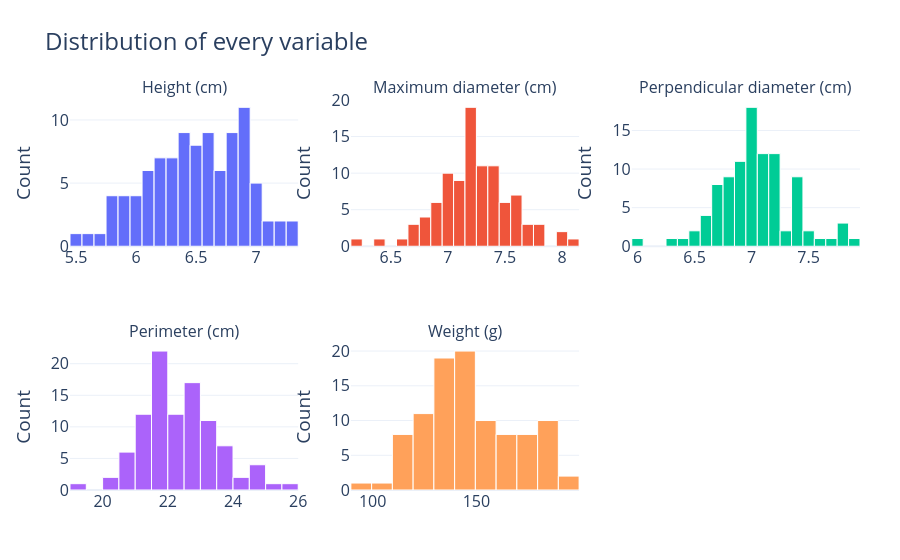

The notebook cell this image was saved under:
### Markdown cell above
### 3.1 Distributions

### Code cell
cols = FEATURES + [TARGET]
titles = ["Height (cm)", "Maximum diameter (cm)", "Perpendicular diameter (cm)", "Perimeter (cm)", "Weight (g)"]

fig = make_subplots(rows=2, cols=3, subplot_titles=titles)
for i, col in enumerate(cols):
    fig.add_trace(go.Histogram(x=df[col], nbinsx=20, name=col, showlegend=False,
                               marker_line=dict(width=1, color="white")),
                  row=i // 3 + 1, col=i % 3 + 1)
fig.update_layout(title="Distribution of every variable")
fig.update_yaxes(title_text="Count")
show(fig, height=800)

### Figure 1 — Plotly figure (JSON) as saved in the notebook; plotly's stock layout.template omitted (floating-point values rounded to 4 significant figures)
{"data": [{"marker": {"line": {"color": "white", "width": 1}}, "name": "height", "nbinsx": 20, "showlegend": false, "type": "histogram", "x": [6.5, 6.2, 6.7, 5.9, 6.2, 6.9, 5.5, 6.7, 6.0, 6.4, 7.0, 6.2, 6.9, 6.4, 5.8, 6.6, 6.1, 6.8, 7.0, 6.3, 5.7, 6.5, 6.0, 6.3, 6.6, 5.9, 6.5, 6.4, 6.4, 6.6, 6.3, 5.8, 6.7, 6.9, 6.5, 6.9, 6.6, 6.7, 6.2, 6.1, 6.8, 5.9, 6.3, 6.2, 6.3, 6.1, 5.9, 6.6, 6.8, 6.9, 6.8, 7.1, 6.8, 6.7, 7.2, 6.9, 6.9, 6.4, 6.6, 6.9, 6.5, 7.0, 7.2, 6.3, 6.8, 6.7, 7.1, 6.6, 7.3, 6.9, 6.5, 7.0, 6.8, 6.8, 7.3, 6.3, 5.8, 6.1, 6.4, 6.0, 6.6, 6.4, 6.1, 6.2, 6.1, 5.8, 6.2, 6.5, 6.9, 6.9, 6.4, 6.8, 6.0, 6.5, 6.4, 5.6, 7.0, 6.6], "xaxis": "x", "yaxis": "y"}, {"marker": {"line": {"color": "white", "width": 1}}, "name": "diam_max", "nbinsx": 20, "showlegend": false, "type": "histogram", "x": [7.4, 7.2, 7.6, 6.8, 7.1, 7.8, 6.4, 7.6, 7.0, 7.3, 8.0, 7.1, 7.8, 7.2, 6.8, 7.5, 7.0, 7.7, 8.0, 7.2, 6.7, 7.4, 6.9, 7.2, 7.6, 7.1, 7.2, 7.3, 7.3, 7.4, 7.2, 7.2, 7.6, 7.4, 7.4, 7.4, 7.7, 7.2, 7.2, 7.3, 7.1, 7.0, 7.4, 7.2, 7.0, 7.2, 7.2, 7.3, 7.3, 7.2, 7.5, 7.4, 7.1, 7.2, 7.4, 7.5, 7.0, 6.8, 7.0, 7.3, 7.1, 7.0, 7.4, 6.9, 7.2, 6.6, 7.3, 7.2, 7.1, 6.9, 7.4, 7.5, 6.8, 7.8, 8.1, 6.9, 6.9, 7.0, 7.1, 7.0, 7.5, 6.9, 7.1, 7.2, 6.7, 6.7, 7.0, 7.6, 7.7, 7.5, 7.3, 7.6, 7.3, 7.3, 7.2, 6.2, 7.6, 7.2], "xaxis": "x2", "yaxis": "y2"}, {"marker": {"line": {"color": "white", "width": 1}}, "name": "diam_perp", "nbinsx": 20, "showlegend": false, "type": "histogram", "x": [7.2, 7.0, 7.4, 6.7, 7.0, 7.6, 6.3, 7.5, 6.8, 7.1, 7.8, 6.9, 7.7, 7.1, 6.6, 7.4, 6.8, 7.5, 7.8, 7.0, 6.5, 7.2, 6.7, 7.0, 7.4, 6.9, 7.0, 7.1, 6.9, 7.2, 7.0, 6.8, 7.4, 7.3, 6.9, 7.0, 7.2, 7.1, 7.0, 7.1, 7.0, 6.9, 7.2, 7.1, 6.9, 7.0, 7.2, 7.2, 7.2, 6.8, 7.1, 7.1, 7.0, 7.1, 7.0, 7.0, 6.9, 6.5, 6.8, 7.1, 6.7, 6.6, 7.2, 6.7, 6.9, 6.4, 6.9, 7.0, 6.8, 6.7, 7.1, 7.2, 6.6, 7.4, 7.8, 6.6, 6.8, 7.0, 7.0, 6.9, 7.4, 6.8, 7.9, 6.7, 6.8, 6.7, 6.9, 7.3, 7.2, 7.4, 7.2, 7.4, 7.1, 6.7, 7.0, 6.0, 7.4, 7.0], "xaxis": "x3", "yaxis": "y3"}, {"marker": {"line": {"color": "white", "width": 1}}, "name": "perimeter", "nbinsx": 20, "showlegend": false, "type": "histogram", "x": [23.2, 22.5, 23.9, 21.5, 22.3, 24.5, 20.1, 24.0, 21.9, 22.9, 25.0, 22.2, 24.6, 22.7, 21.2, 23.6, 22.0, 24.2, 24.9, 22.6, 20.9, 23.2, 21.6, 22.6, 23.8, 21.0, 21.6, 21.9, 21.7, 22.2, 21.8, 21.1, 23.2, 22.5, 21.7, 21.9, 22.5, 22.0, 21.6, 21.9, 21.9, 21.5, 21.6, 21.5, 21.2, 21.7, 22.0, 22.5, 23.0, 22.5, 23.8, 23.4, 23.1, 23.0, 23.4, 23.6, 22.5, 21.4, 22.2, 23.1, 22.0, 21.9, 23.5, 21.6, 22.6, 20.8, 22.9, 22.7, 22.4, 21.8, 23.3, 23.8, 21.6, 23.4, 24.5, 20.8, 20.7, 21.2, 20.8, 21.1, 22.4, 21.1, 21.2, 21.2, 20.9, 20.3, 21.3, 22.5, 25.6, 22.6, 22.0, 22.5, 21.7, 22.2, 21.2, 19.1, 22.7, 21.5], "xaxis": "x4", "yaxis": "y4"}, {"marker": {"line": {"color": "white", "width": 1}}, "name": "weight", "nbinsx": 20, "showlegend": false, "type": "histogram", "x": [156, 143, 172, 126, 143, 186, 105, 174, 137, 151, 196, 142, 189, 149, 120, 164, 139, 178, 194, 145, 117, 155, 131, 146, 168, 134, 136, 150, 137, 137, 141, 133, 155, 141, 140, 139, 163, 137, 142, 140, 131, 136, 144, 136, 128, 138, 136, 143, 186, 165, 179, 183, 180, 171, 180, 181, 165, 145, 158, 181, 156, 152, 186, 141, 169, 134, 176, 170, 165, 150, 175, 189, 148, 159, 169, 110, 116, 120, 117, 122, 137, 117, 122, 110, 115, 111, 120, 144, 148, 143, 127, 146, 126, 125, 130, 90, 136, 123], "xaxis": "x5", "yaxis": "y5"}], "layout": {"annotations": [{"font": {"size": 16}, "showarrow": false, "text": "Height (cm)", "x": 0.1444, "xanchor": "center", "xref": "paper", "y": 1, "yanchor": "bottom", "yref": "paper"}, {"font": {"size": 16}, "showarrow": false, "text": "Maximum diameter (cm)", "x": 0.5, "xanchor": "center", "xref": "paper", "y": 1, "yanchor": "bottom", "yref": "paper"}, {"font": {"size": 16}, "showarrow": false, "text": "Perpendicular diameter (cm)", "x": 0.8556, "xanchor": "center", "xref": "paper", "y": 1, "yanchor": "bottom", "yref": "paper"}, {"font": {"size": 16}, "showarrow": false, "text": "Perimeter (cm)", "x": 0.1444, "xanchor": "center", "xref": "paper", "y": 0.375, "yanchor": "bottom", "yref": "paper"}, {"font": {"size": 16}, "showarrow": false, "text": "Weight (g)", "x": 0.5, "xanchor": "center", "xref": "paper", "y": 0.375, "yanchor": "bottom", "yref": "paper"}], "autosize": true, "font": {"size": 16}, "margin": {"b": 70, "l": 70, "r": 40, "t": 100}, "title": {"font": {"size": 24}, "text": "Distribution of every variable"}, "xaxis": {"anchor": "y", "autorange": true, "domain": [0, 0.2889], "range": [5.45, 7.35], "type": "linear"}, "xaxis2": {"anchor": "y2", "autorange": true, "domain": [0.3556, 0.6444], "range": [6.15, 8.15], "type": "linear"}, "xaxis3": {"anchor": "y3", "autorange": true, "domain": [0.7111, 1], "range": [5.95, 7.95], "type": "linear"}, "xaxis4": {"anchor": "y4", "autorange": true, "domain": [0, 0.2889], "range": [19, 26], "type": "linear"}, "xaxis5": {"anchor": "y5", "autorange": true, "domain": [0.3556, 0.6444], "range": [89.5, 199.5], "type": "linear"}, "xaxis6": {"anchor": "y6", "domain": [0.7111, 1]}, "yaxis": {"anchor": "x", "autorange": true, "domain": [0.625, 1], "range": [0, 11.58], "title": {"text": "Count"}}, "yaxis2": {"anchor": "x2", "autorange": true, "domain": [0.625, 1], "range": [0, 20], "title": {"text": "Count"}}, "yaxis3": {"anchor": "x3", "autorange": true, "domain": [0.625, 1], "range": [0, 18.95], "title": {"text": "Count"}}, "yaxis4": {"anchor": "x4", "autorange": true, "domain": [0, 0.375], "range": [0, 23.16], "title": {"text": "Count"}}, "yaxis5": {"anchor": "x5", "autorange": true, "domain": [0, 0.375], "range": [0, 21.05], "title": {"text": "Count"}}, "yaxis6": {"anchor": "x6", "domain": [0, 0.375], "title": {"text": "Count"}}}}
